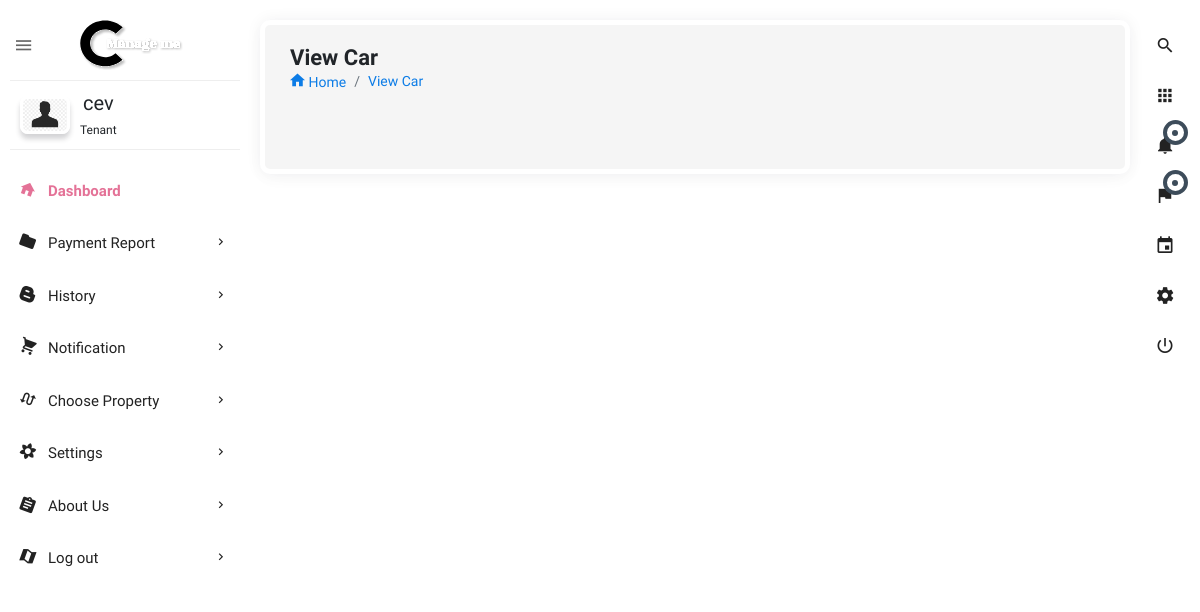
Before: /car_tenant_approved/ (signed in) with the older database file.
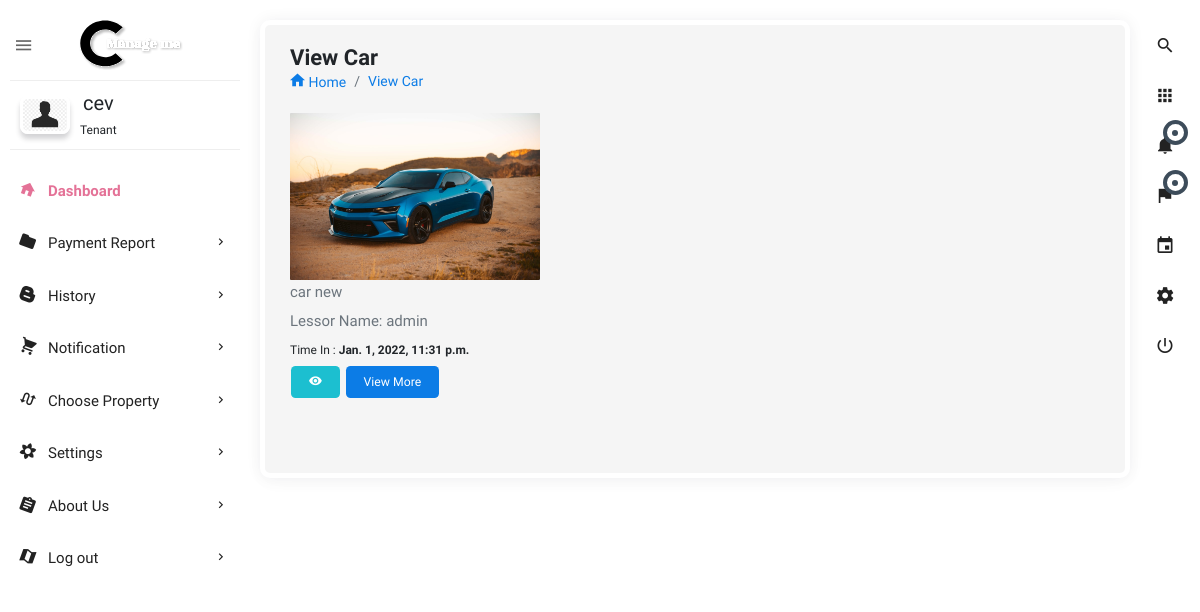
After: the same page with the newer database file.
### users/models.py (models this page shows, shortened)
class Request_Property(models.Model):
    status = [
        ('initial', 'initial'),
        ('request', 'request'),
        ('approved', 'approved'),
        ('denied', 'denied'),
        ('canceled', 'canceled')]
    user_request = models.ForeignKey(user, on_delete=models.CASCADE, related_name='requesting_users', null=False)
    property_requested = models.ForeignKey(Property_registration, on_delete=models.CASCADE, related_name='property_req',
                                           null=False)
    owner_name = models.ForeignKey(user, on_delete=models.CASCADE, related_name='owner_name_property', null=False)
    status_view = models.CharField(max_length=50, choices=status, default='initial')
    time_done = models.DateTimeField(default=now)
    class Meta:
        verbose_name_plural = "Request_Property"
        ordering = ['-id']

class Property_registration(models.Model):
    property_type_p = [
        ('house', 'house'),
        ('car', 'car'),
        ('land', 'land'),
        ('other', 'other')
    ]
    location_name = [
        ('kigali', 'kigali'),
        ('south', 'south'),
        ('east', 'east'),
        ('west', 'west')
    ]
    property_name = models.CharField(max_length=100)
    location = models.CharField(max_length=200, choices=location_name, default='kigali')
    property_type = models.CharField(max_length=200, choices=property_type_p)
    amount_per_month = models.IntegerField(default=10000)
    detail = models.CharField(max_length=250, default='')
    property_image = models.ImageField(blank=True, null=True, upload_to='images')
    available = models.BooleanField(default=True)
    owner_name = models.ForeignKey(user, on_delete=models.CASCADE, related_name='owner', null=False)
    time_added = models.DateTimeField(auto_now_add=True)
    class Meta:
        verbose_name_plural = "Property_registration"
        ordering = ['-id']

class User(AbstractBaseUser):
    user_type = [
        ('lessor', 'lessor'),
        ('tenant', 'tenant'),
    ]
    name = models.CharField(max_length=255, null=False)
    phone_number = PhoneNumberField(unique=True)
    user_image = models.ImageField(upload_to='images/', default='profile.png')
    user_login = models.CharField(max_length=7, choices=user_type, default='lessor', blank=False, null=False)
    is_active = models.BooleanField(default=True)
    staff = models.BooleanField(default=False)
    admin = models.BooleanField(default=False)
    USERNAME_FIELD = 'phone_number'
    REQUIRED_FIELDS = ['name', 'user_login']
    objects = UserManager()
    def __str__(self):
        return self.name
    objects = UserManager()

### users/views.py (the view)
# urls.py: path('car_tenant_approved/', views.car_tenant_approved, name='car_tenant_approved'),
def car_tenant_approved(request):
    user = request.user
    tenant_property_approved = Request_Property.objects.filter(user_request=user).filter(status_view='approved').filter(
        property_requested__property_type='car')
    context = {
        'car_approved': tenant_property_approved,
    }
    return render(request, 'html/car_tenant_approved.html', context)

### users/templates/html/car_tenant_approved.html (shortened to what this page needs)
{% extends 'dashboard-tenant/dashboard.html' %}
{% load static %}
{% block content %}
<section class="content file_manager">
    <div class="body_scroll">
        <div class="block-header">
            <div class="row">
                <div class="col-lg-7 col-md-6 col-sm-12">
                    <h2>View Car</h2>
                    <ul class="breadcrumb">
                        <li class="breadcrumb-item"><a href="{% url 'tenant' %}"><i class="zmdi zmdi-home"></i> Home</a></li>
                        <li class="breadcrumb-item"><a href="">View Car</a></li>
                    </ul>
                </div>
            </div>
        </div>
        <div class="container-fluid">
            <div class="row clearfix">
                <div class="col-lg-12">
                    <div class="card">
                        <div class="tab-content">
                            <div class="tab-pane active" id="a2018">
                                <div class="row clearfix">
                                    {% for car_approved in car_approved %}
                                    <div class="col-lg-4 col-md-6 col-sm-12">
                                        <div class="card">
                                            <a href="" class="file">
                                                <div class="image">
                                                    <a href=""><img src="{{ car_approved.property_requested.property_image.url }}" alt="img" class="img-fluid" ></a>
                                                </div>
                                                <div class="file-name">
                                                    <p class="m-b-5 text-muted">{{ car_approved.property_requested.property_name }}</p>
                                                    <p class="m-b-5 text-muted">Lessor Name: {{ car_approved.property_requested.owner_name }}</p>
                                                    <small>Time In : <span class="date"><b>  {{car_approved.property_requested.time_added}}</b></span></small>
                                                </div>
                                                <div class="action">
                                                        <a href="{% url 'view_rent_car_detail' car_approved.id %}" class="btn btn-info waves-effect"><i class="zmdi zmdi-eye"></i></a>
                                                        <a href="{% url 'view_rent_car_detail' car_approved.id %}" class="btn btn-primary waves-effect">View More</a>
                                                </div>
                                            </a>
                                        </div>
                                    </div>
                                    {% endfor %}
                                </div>
                            </div>
                        </div>
                    </div>
                </div>
            </div>
        </div>
    </div>
</section>
{% endblock %}

Changed rows visible on the page:
added Request_Property: property_requested.property_image (picture), property_requested.property_name "car new", property_requested.owner_name "admin", property_requested.time_added "Jan. 1, 2022, 11:31 p.m."
